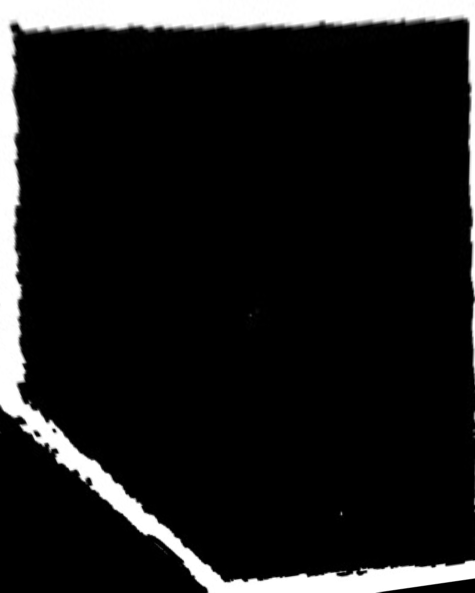
#> input picture EX3/computer_vision/arena_top_down.jpg, 950 x 1185 px (shown at 1/2 size)
$ python mapping.py
#> lines starting #> are read from the running program, lines starting #| are printed output that depends on the picture; after the words box and inside, x2 and y2 are one past the last pixel; in counts of white or black regions, pixels touching at a corner belong together
import cv2
import numpy as np
import matplotlib.pyplot as plt

# 1. Load Image
image_path = 'arena.jpeg'
#
image_path = 'arena_top_down.jpg'

img = cv2.imread(image_path)
#> img is the input picture: shape (1185, 950, 3); min 0, max 255, mean 27
if img is None:
    print("Error: Image not found.")
    exit()

# 2. Preprocessing
# Convert to Grayscale
gray = cv2.cvtColor(img, cv2.COLOR_BGR2GRAY)

gaussianBlur = 5
# Apply Gaussian Blur to reduce noise (texture of concrete)
# (5, 5) is the kernel size. Larger numbers = more blur.
blurred = cv2.GaussianBlur(gray, (gaussianBlur, gaussianBlur), 0)

# 3. Edge Detection (Canny)
# 50 and 150 are thresholds.
# Pixels with gradient > 150 are edges. < 50 are not. Between is conditional.
edges = cv2.Canny(blurred, 50, 150)
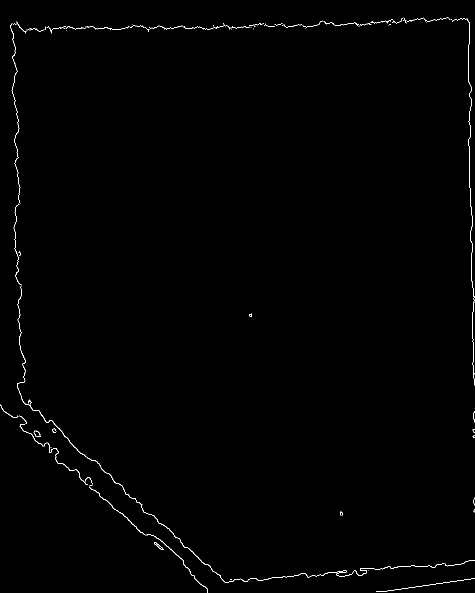
#> edges: shape (1185, 950) (shown at 1/2 size); 0.49% white in thin lines or dots

# 4. Find Contours
# RETR_EXTERNAL gets only the outer boundaries (ignores tape marks inside)
contours, _ = cv2.findContours(edges, cv2.RETR_EXTERNAL, cv2.CHAIN_APPROX_SIMPLE)
#> contours = 135 contours, 128 with area under 20; largest, box (x1, y1, x2, y2) and area: (34, 763, 527, 1165) 276, (179, 973, 416, 1185) 163, (308, 1084, 327, 1100) 80, (87, 885, 176, 969) 52, (39, 848, 87, 893) 30, (528, 1141, 693, 1160) 22, (0, 809, 36, 836) 20

if not contours:
    print("No contours found. Try adjusting Canny thresholds.")
    exit()

# 5. Find the Largest Contour (The Arena Floor)
# We assume the arena floor is the biggest shape in the picture
largest_contour = max(contours, key=cv2.contourArea)
#> largest_contour = contour of 686 points, box (x1, y1, x2, y2) (34, 763, 527, 1165), area 276

# 6. Simplify the Contour (Polygonal Approximation)
# Epsilon is the accuracy parameter.
# 0.01 * perimeter means "Ignore wiggles smaller than 1% of the total length"
epsilon = 0.01 * cv2.arcLength(largest_contour, True)
#> epsilon = 15.17
approx_polygon = cv2.approxPolyDP(largest_contour, epsilon, True)
#> approx_polygon = [[35, 766], [50, 808], [449, 1164], [526, 1160], [450, 1164], [51, 808]]

print(f"Detected {len(approx_polygon)} wall corners.")
#| Detected 6 wall corners.

# 7. Extract coordinates for Plotting
# approx_polygon is shape (N, 1, 2), we need (N, 2)
points = approx_polygon.reshape(-1, 2)
#> points has the same summary as approx_polygon

# Close the loop for the plot (connect last point to first)
points = np.vstack([points, points[0]])
#> points = [[35, 766], [50, 808], [449, 1164], [526, 1160], [450, 1164], [51, 808], [35, 766]]

# 8. Plot using Matplotlib
plt.figure(figsize=(10, 8))
plt.plot(points[:, 0], points[:, 1], 'b-', linewidth=2, label='Detected Walls')
plt.scatter(points[:, 0], points[:, 1], color='red', zorder=5) # Show corners

# Invert Y axis because images use (0,0) at top-left, but plots use bottom-left
plt.gca().invert_yaxis()
plt.title("Arena Wall Map (Auto-Detected)")
plt.xlabel("Pixels X")
plt.ylabel("Pixels Y")
plt.grid(True)
plt.legend()
plt.show()
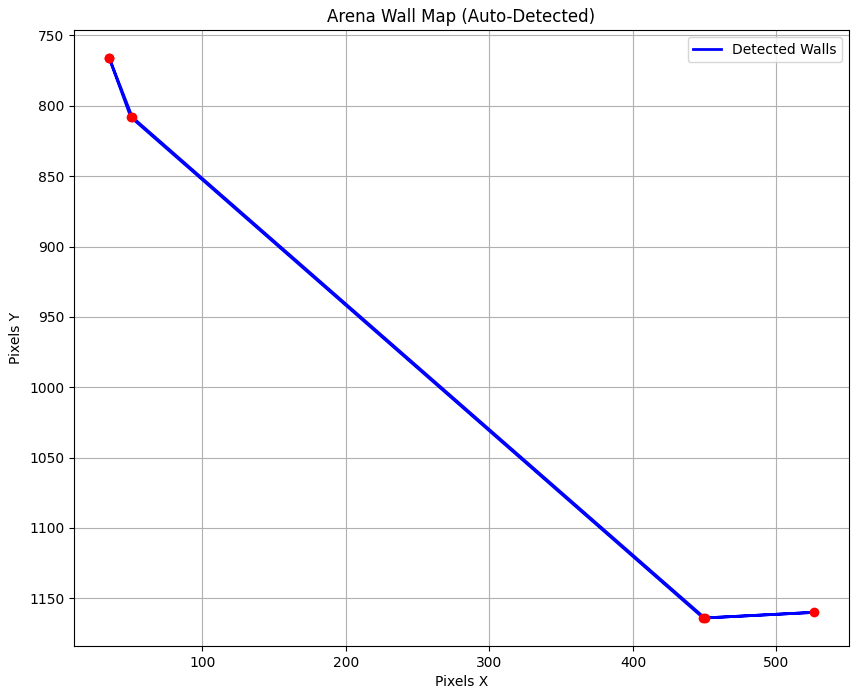
#> figure drawn by matplotlib, 1 panel

# Optional: Show the Canny result to debug
cv2.namedWindow("Debug: Edges", cv2.WINDOW_NORMAL)
cv2.imshow("Debug: Edges", edges)
cv2.resizeWindow("Debug: Edges", 600, 400)
cv2.waitKey(0)
cv2.destroyAllWindows()
